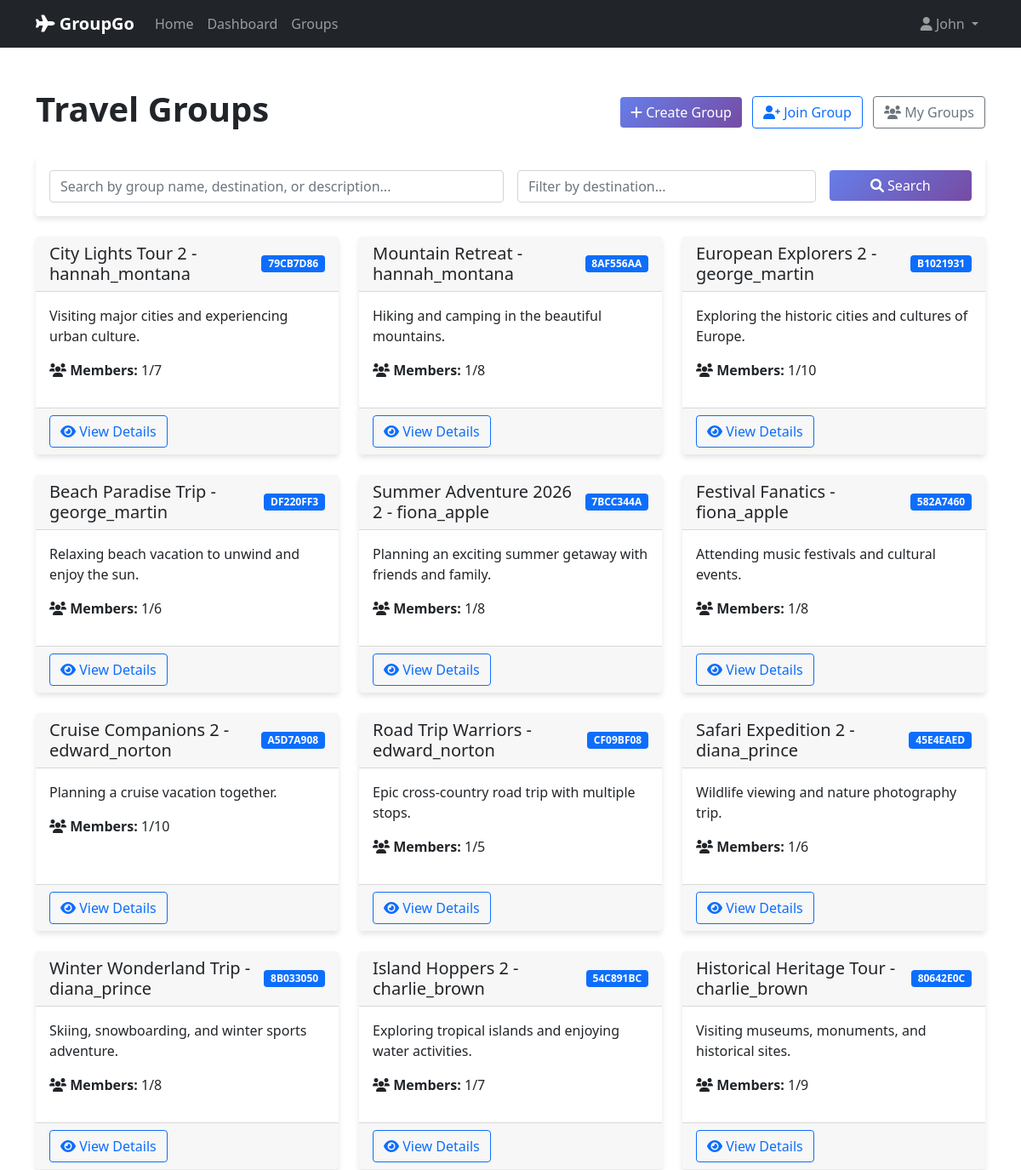
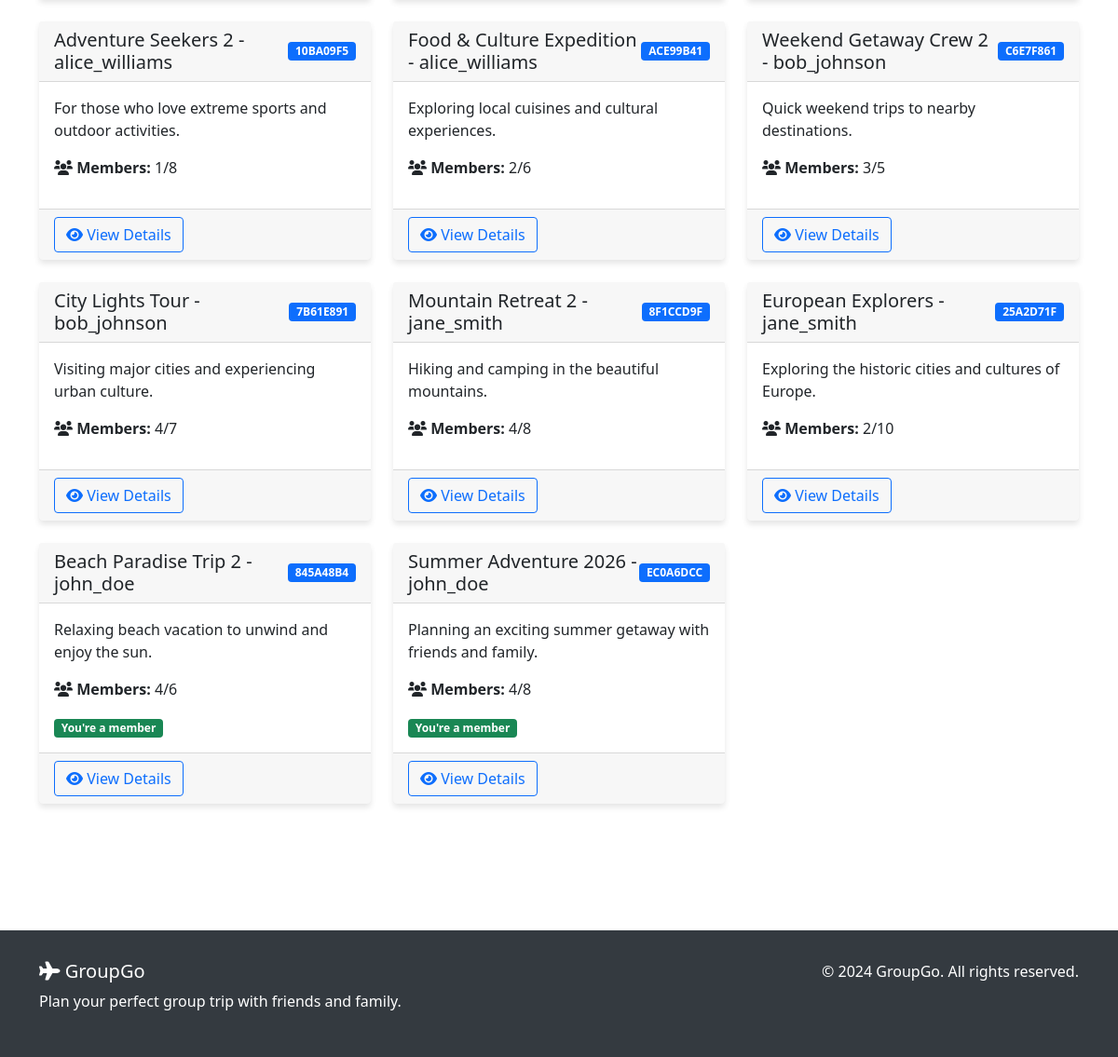
Page /groups/ (signed in) on the committed database (2 pictures, top to bottom).
### travel_groups/models.py (models this page shows, shortened)
class TravelGroup(models.Model):
    id = models.UUIDField(primary_key=True, default=uuid.uuid4, editable=False)
    name = models.CharField(max_length=200)
    description = models.TextField(blank=True, null=True)
    photo = models.ImageField(
        upload_to="group_photos/",
        blank=True,
        null=True,
        help_text="Optional group photo",
    )
    password = models.CharField(
        max_length=100, default="", help_text="Password required to join the group"
    )
    created_by = models.ForeignKey(
        User, on_delete=models.CASCADE, related_name="created_groups"
    )
    created_at = models.DateTimeField(auto_now_add=True)
    updated_at = models.DateTimeField(auto_now=True)
    is_active = models.BooleanField(default=True)
    max_members = models.PositiveIntegerField(
        default=10, help_text="Maximum number of members allowed in the group"
    )
    class Meta:
        ordering = ["-created_at"]
        verbose_name = "Travel Group"
        verbose_name_plural = "Travel Groups"
    @property
    def member_count(self):
        return self.members.count()
    @property
    def is_full(self):
        return self.member_count >= self.max_members
    def get_unique_identifier(self):
        return str(self.id).replace("-", "")[:8].upper()

### travel_groups/views.py (the view)
# urls.py: path('', views.group_list, name='group_list'),
@login_required
def group_list(request):
    form = SearchGroupForm(request.GET)
    groups = TravelGroup.objects.filter(is_active=True)
    if form.is_valid():
        search_query = form.cleaned_data.get("search_query")
        destination = form.cleaned_data.get("destination")
        if search_query:
            groups = groups.filter(
                Q(name__icontains=search_query) | Q(description__icontains=search_query)
            )
        if destination:
            pass
    for group in groups:
        group.user_is_member = GroupMember.objects.filter(
            group=group, user=request.user
        ).exists()
    context = {
        "groups": groups,
        "form": form,
    }
    return render(request, "travel_groups/group_list.html", context)

### travel_groups/forms.py
class SearchGroupForm(forms.Form):
    search_query = forms.CharField(
        max_length=200,
        required=False,
        widget=forms.TextInput(attrs={
            'class': 'form-control',
            'placeholder': 'Search by group name, destination, or description...'
        })
    )
    destination = forms.CharField(
        max_length=200,
        required=False,
        widget=forms.TextInput(attrs={
            'class': 'form-control',
            'placeholder': 'Filter by destination...'
        })
    )

### travel_groups/templates/travel_groups/group_list.html (shortened to what this page needs)
{% extends "base.html" %}
{% load static %}
{% block content %}
<div class="container py-5">
    <div class="row">
        <div class="col-12">
            <div class="d-flex justify-content-between align-items-center mb-4">
                <h1 class="fw-bold">Travel Groups</h1>
                <div>
                    <a href="{% url 'travel_groups:create_group' %}" class="btn btn-primary me-2">
                        <i class="fas fa-plus"></i> Create Group
                    </a>
                    <a href="{% url 'travel_groups:join_group' %}" class="btn btn-outline-primary me-2">
                        <i class="fas fa-user-plus"></i> Join Group
                    </a>
                    <a href="{% url 'travel_groups:my_groups' %}" class="btn btn-outline-secondary">
                        <i class="fas fa-users"></i> My Groups
                    </a>
                </div>
            </div>
        </div>
    </div>
    <div class="row mb-4">
        <div class="col-12">
            <div class="card">
                <div class="card-body">
                    <form method="get" class="row g-3">
                        <div class="col-md-6">
                            {{ form.search_query }}
                        </div>
                        <div class="col-md-4">
                            {{ form.destination }}
                        </div>
                        <div class="col-md-2">
                            <button type="submit" class="btn btn-primary w-100">
                                <i class="fas fa-search"></i> Search
                            </button>
                        </div>
                    </form>
                </div>
            </div>
        </div>
    </div>
    <div class="row">
        {% for group in groups %}
        <div class="col-md-6 col-lg-4 mb-4">
            <div class="card h-100">
                <div class="card-header d-flex justify-content-between align-items-center">
                    <h5 class="mb-0">{{ group.name }}</h5>
                    <span class="badge bg-primary">{{ group.get_unique_identifier }}</span>
                </div>
                <div class="card-body">
                    <p class="card-text">{{ group.description|truncatewords:20 }}</p>
                    <div class="mb-3">
                        <strong><i class="fas fa-users"></i> Members:</strong>
                        {{ group.member_count }}/{{ group.max_members }}
                    </div>
                    {% if group.user_is_member %}
                        <span class="badge bg-success">You're a member</span>
                    {% endif %}
                </div>
                <div class="card-footer">
                    <a href="{% url 'travel_groups:group_detail' group.id %}" class="btn btn-outline-primary">
                        <i class="fas fa-eye"></i> View Details
                    </a>
                </div>
            </div>
        </div>
        {% endfor %}
    </div>
</div>
{% endblock %}

### templates/base.html (shortened to what this page needs)
<!DOCTYPE html>
<html lang="en">
<head>
    {% load static %}
    <link href="https://cdn.jsdelivr.net/npm/bootstrap@5.1.3/dist/css/bootstrap.min.css" rel="stylesheet">
    <link href="https://cdnjs.cloudflare.com/ajax/libs/font-awesome/6.0.0/css/all.min.css" rel="stylesheet">
</head>
<body>
    <nav class="navbar navbar-expand-lg navbar-dark bg-dark">
        <div class="container">
            <a class="navbar-brand" href="{% url 'accounts:home' %}">
                <i class="fas fa-plane"></i> GroupGo
            </a>
            <div class="collapse navbar-collapse" id="navbarNav">
                <ul class="navbar-nav me-auto">
                    <li class="nav-item">
                        <a class="nav-link" href="{% url 'accounts:home' %}">Home</a>
                    </li>
                    {% if user.is_authenticated %}
                        <li class="nav-item">
                            <a class="nav-link" href="{% url 'accounts:dashboard' %}">Dashboard</a>
                        </li>
                        <li class="nav-item">
                            <a class="nav-link" href="{% url 'travel_groups:group_list' %}">Groups</a>
                        </li>
                    {% endif %}
                </ul>
                <ul class="navbar-nav">
                    {% if user.is_authenticated %}
                        <li class="nav-item dropdown">
                            <a class="nav-link dropdown-toggle" href="#" id="navbarDropdown" role="button" data-bs-toggle="dropdown">
                                <i class="fas fa-user"></i> {{ user.first_name|default:user.username }}
                            </a>
                        </li>
                    {% endif %}
                </ul>
            </div>
        </div>
    </nav>
    <main>
        {% block content %}{% endblock %}
    </main>
    <footer>
        <div class="container">
            <div class="row">
                <div class="col-md-6">
                    <h5><i class="fas fa-plane"></i> GroupGo</h5>
                    <p>Plan your perfect group trip with friends and family.</p>
                </div>
                <div class="col-md-6 text-md-end">
                    <p>&copy; 2024 GroupGo. All rights reserved.</p>
                </div>
            </div>
        </div>
    </footer>
</body>
</html>

### templates/base.html (style rules this page uses)
.navbar-brand { font-weight: bold; }
.card { border: none; box-shadow: 0 4px 6px rgba(0, 0, 0, 0.1); transition: transform 0.3s ease; }
.btn-primary { background: linear-gradient(135deg, #667eea 0%, #764ba2 100%); border: none; }
footer { background-color: #343a40; color: white; padding: 2rem 0; margin-top: 4rem; }

### rows in the picture
TravelGroup: name "City Lights Tour 2 - hannah_montana", get_unique_identifier "79CB7D86", description "Visiting major cities and experiencing urban culture.", member_count "1", max_members "7"
TravelGroup: name "Mountain Retreat - hannah_montana", get_unique_identifier "8AF556AA", description "Hiking and camping in the beautiful mountains.", member_count "1", max_members "8"
TravelGroup: name "European Explorers 2 - george_martin", get_unique_identifier "B1021931", description "Exploring the historic cities and cultures of Europe.", member_count "1", max_members "10"
TravelGroup: name "Beach Paradise Trip - george_martin", get_unique_identifier "DF220FF3", description "Relaxing beach vacation to unwind and enjoy the sun.", member_count "1", max_members "6"
TravelGroup: name "Summer Adventure 2026 2 - fiona_apple", get_unique_identifier "7BCC344A", description "Planning an exciting summer getaway with friends and family.", member_count "1", max_members "8"
TravelGroup: name "Festival Fanatics - fiona_apple", get_unique_identifier "582A7460", description "Attending music festivals and cultural events.", member_count "1", max_members "8"
TravelGroup: name "Cruise Companions 2 - edward_norton", get_unique_identifier "A5D7A908", description "Planning a cruise vacation together.", member_count "1", max_members "10"
TravelGroup: name "Road Trip Warriors - edward_norton", get_unique_identifier "CF09BF08", description "Epic cross-country road trip with multiple stops.", member_count "1", max_members "5"
TravelGroup: name "Safari Expedition 2 - diana_prince", get_unique_identifier "45E4EAED", description "Wildlife viewing and nature photography trip.", member_count "1", max_members "6"
TravelGroup: name "Winter Wonderland Trip - diana_prince", get_unique_identifier "8B033050", description "Skiing, snowboarding, and winter sports adventure.", member_count "1", max_members "8"
TravelGroup: name "Island Hoppers 2 - charlie_brown", get_unique_identifier "54C891BC", description "Exploring tropical islands and enjoying water activities.", member_count "1", max_members "7"
TravelGroup: name "Historical Heritage Tour - charlie_brown", get_unique_identifier "80642E0C", description "Visiting museums, monuments, and historical sites.", member_count "1", max_members "9"
TravelGroup: name "Adventure Seekers 2 - alice_williams", get_unique_identifier "10BA09F5", description "For those who love extreme sports and outdoor activities.", member_count "1", max_members "8"
TravelGroup: name "Food & Culture Expedition - alice_williams", get_unique_identifier "ACE99B41", description "Exploring local cuisines and cultural experiences.", member_count "2", max_members "6"
TravelGroup: name "Weekend Getaway Crew 2 - bob_johnson", get_unique_identifier "C6E7F861", description "Quick weekend trips to nearby destinations.", member_count "3", max_members "5"
TravelGroup: name "City Lights Tour - bob_johnson", get_unique_identifier "7B61E891", description "Visiting major cities and experiencing urban culture.", member_count "4", max_members "7"
TravelGroup: name "Mountain Retreat 2 - jane_smith", get_unique_identifier "8F1CCD9F", description "Hiking and camping in the beautiful mountains.", member_count "4", max_members "8"
TravelGroup: name "European Explorers - jane_smith", get_unique_identifier "25A2D71F", description "Exploring the historic cities and cultures of Europe.", member_count "2", max_members "10"
TravelGroup: name "Beach Paradise Trip 2 - john_doe", get_unique_identifier "845A48B4", description "Relaxing beach vacation to unwind and enjoy the sun.", member_count "4", max_members "6", shows "You're a member"
TravelGroup: name "Summer Adventure 2026 - john_doe", get_unique_identifier "EC0A6DCC", description "Planning an exciting summer getaway with friends and family.", member_count "4", max_members "8", shows "You're a member"

### other values in the picture
{{ user.first_name|default:user.username }} "John"
